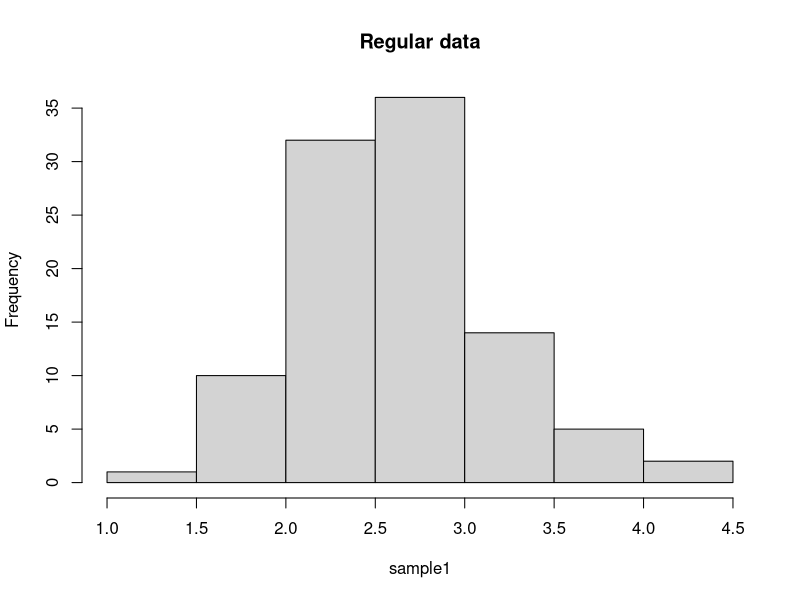
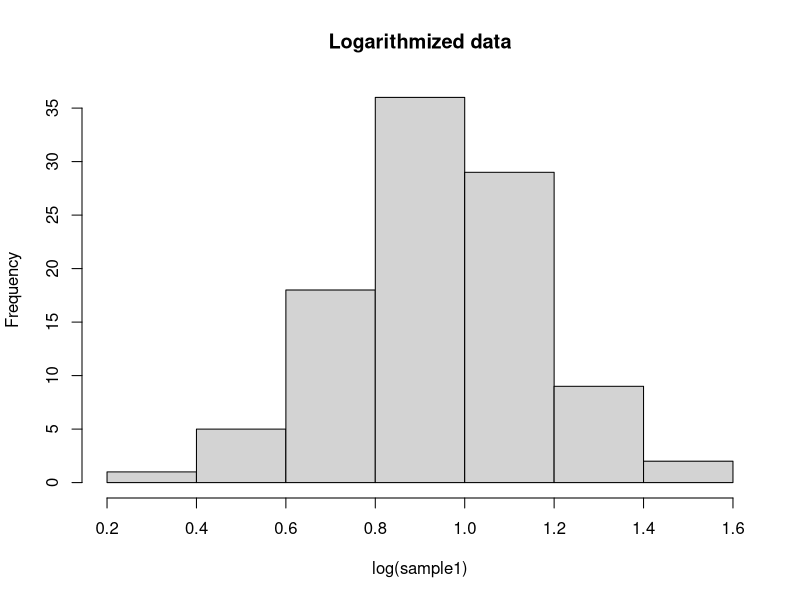

These figures' R source, in order:
## ---- chunk 1
sample1<-rlnorm(100,1,0.25)
hist(sample1,main = "Regular data")
## ---- chunk 2
hist(log(sample1),main = "Logarithmized data")
## ---- chunk 3
mean(sample1)
## ---- chunk 4
var(sample1)
sd(log(sample1))
